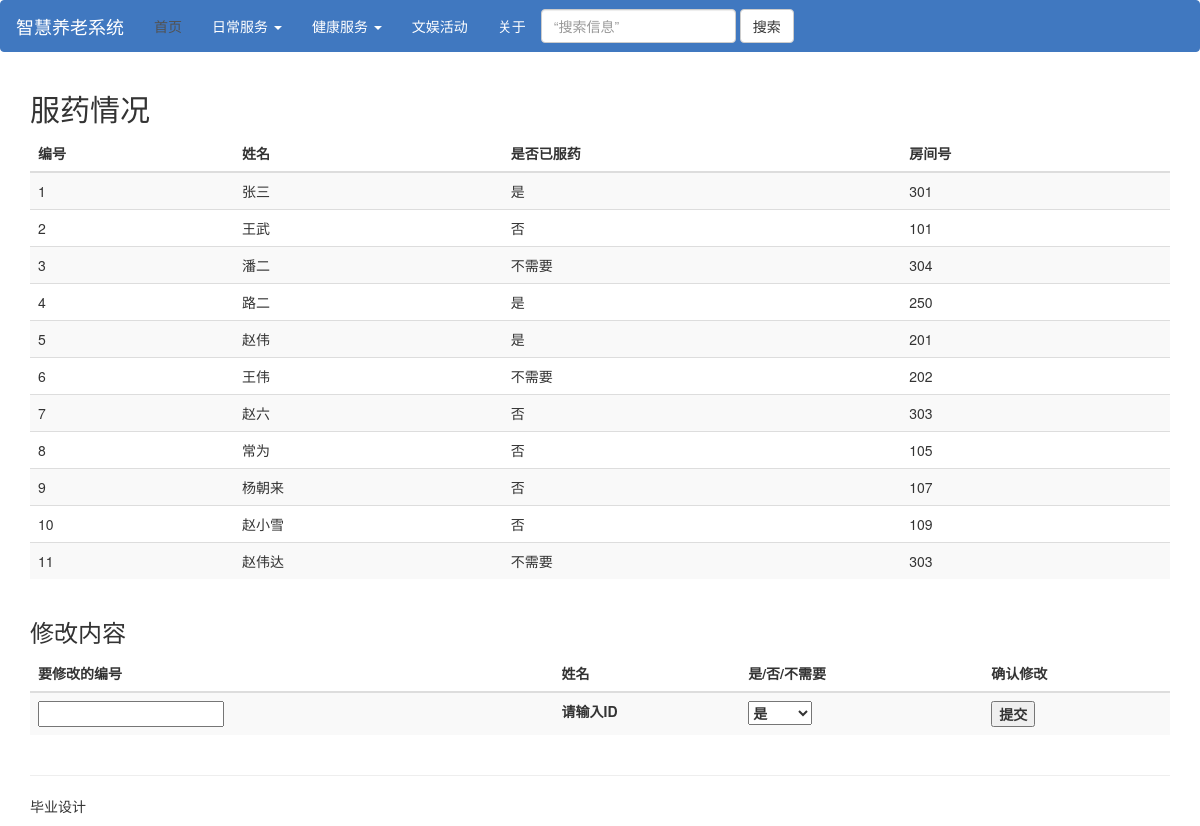
The app's page /chiyao with its own data.
### tables this page shows
CREATE TABLE "information" (
	 "id" integer(10,0) NOT NULL,
	 "name" text(100,0),
	 "room" text(100,0),
	 "weisheng" text(2,0),
	 "chiyao" text(2,0),
	 "qiuzhu" text(2,0),
	 "qichuang" text(2,0),
	 "huodong" TEXT(100,0),
	PRIMARY KEY("id")
);

### index.py (the view)
@app.route('/chiyao')
def chiyao():
    cur = get_db().cursor()
    cur.execute('SELECT id,name,chiyao,room FROM information')
    title = u'服药情况'
    table_head = [u'编号', u'姓名', u'是否已服药', u'房间号']
    return render_template('index.html', valid=True, title=title, table_head=table_head, content=cur.fetchall())

### index.py (called while the page is built)
def get_db():
    db = sqlite3.connect(DATABASE)
    return db

### templates/index.html (shortened to what this page needs)
{% extends "layout.html" %}
{% block body %}
<body>
<div class="container">
    <h2 class="sub-header">{% print title %}</h2>
    <div class="table-responsive">
        <table class="table table-striped">
        <thead>
            <tr>
                {% for head in table_head %}
                <th>{% print head %}</th>
                {% endfor %}
            </tr>
        </thead>
        <tbody>
            {% for row in content %}
                 <tr id="{% print row[0] %}">
                {% for index in row %}
                        <td>{% print index %}</td>
                {% endfor %}
                 </tr>
            {% endfor %}
                 </tbody>
                        </table>
    </div>
    <h3 class="sub-header">修改内容</h3>
    <div>
        <table class="table table-striped">
        <thead>
            <tr>
                <th>要修改的编号</th>
                <th>姓名</th>
                <th>是/否/不需要</th>
                <th>确认修改</th>
            </tr>
        </thead>
            <tbody>
            <form class="form-modify" role="form" action="/modify_data" method="POST">
            <tr>
                <th><input type="number" name="id" id="item_id" onchange="showName(this.value)"/></th>
                <th id="name_show">请输入ID</th>
                <th><select name="option">
                           <option style="width:200px">是</option>
                          </select></th>
                <th><button type="submit">提交</button></th>
            </tr>
            </form>
            </tbody>
            </table>
    </div>
</div>
</body>
{% endblock %}

### templates/layout.html (shortened to what this page needs)
<!DOCTYPE html>
<html lang="en">
<head>
    <link href="/static/css/bootstrap.min.css" rel="stylesheet">
    <link href="/static/css/navbar.bootstrap.min.css" rel="stylesheet">
<nav class="navbar navbar-default" role="navigation">
   <div class="navbar-header">
      <a class="navbar-brand" href="#">智慧养老系统</a>
   </div>
   <div>
      <ul class="nav navbar-nav">
         <li class="active"><a href="#">首页</a></li>
                  <li class="dropdown">
            <a href="#" class="dropdown-toggle" data-toggle="dropdown">
               日常服务
               <b class="caret"></b>
            </a>
         </li>
                   <li class="dropdown">
            <a href="#" class="dropdown-toggle" data-toggle="dropdown">
               健康服务
               <b class="caret"></b>
            </a>
         </li>
          <li><a href="/huodong">文娱活动</a></li>
            <ul class="nav navbar-nav navbar-right hidden-sm">
            <li><a href="#">关于</a></li>
          </ul>
            </ul>
   </div>
    <form class="navbar-form navbar-left" action="/search" role="search" method="POST">
        <div class="form-group">
          <input type="text" class="form-control" placeholder=“搜索信息” name="search">
        </div>
        <button type="submit" class="btn btn-default">搜索</button>
      </form>
	</nav>
</head>
    {% block body %}{% endblock %}
    <div class="container">
        <hr>
        <footer>
            <div class="row">
                <div class="col-lg-12">
                    <p>毕业设计</p>
                </div>
            </div>
        </footer>
    </div>
</html>

### records on screen
information: print "1" "是", name "张三", room "301"
information: print "2" "否", name "王武", room "101"
information: print "3", name "潘二", chiyao "不需要", room "304"
information: print "4" "是", name "路二", room "250"
information: print "5" "是", name "赵伟", room "201"
information: print "6", name "王伟", chiyao "不需要", room "202"
information: print "7" "否", name "赵六", room "303"
information: print "8" "否", name "常为", room "105"
information: print "9" "否", name "杨朝来", room "107"
information: print "10" "否", name "赵小雪", room "109"
information: print "11", name "赵伟达", chiyao "不需要", room "303"

### other values on screen
{{ print title }} "服药情况"
{{ print head }} "编号" "姓名" "是否已服药" "房间号"
